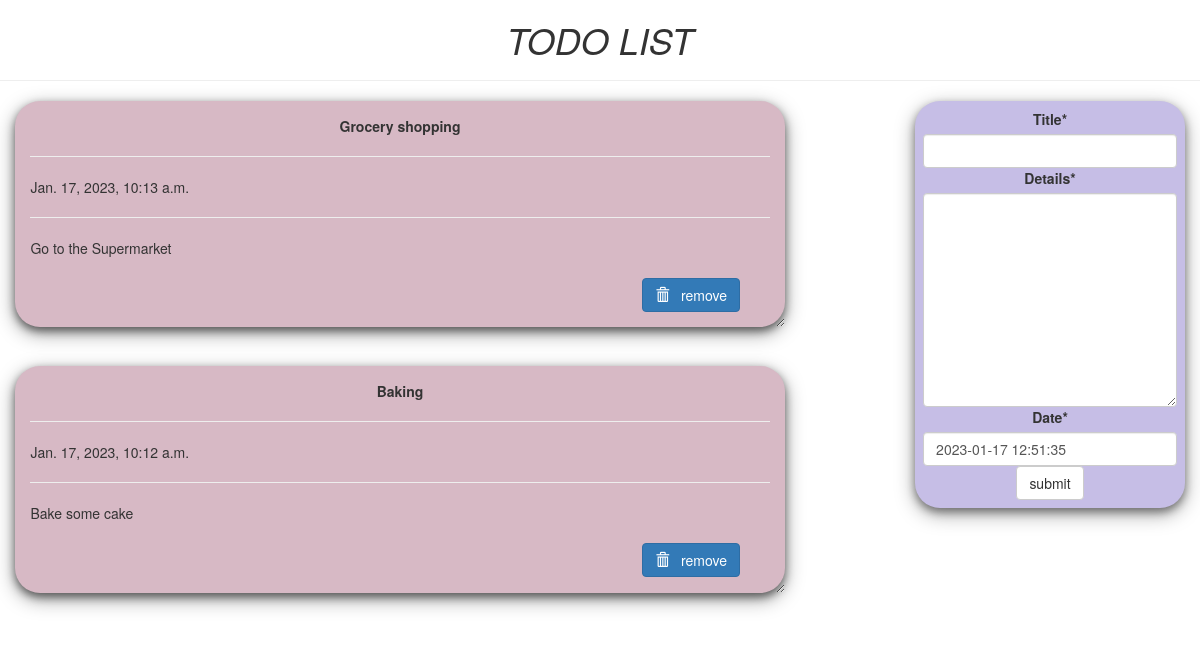
Before: / with the older database file.
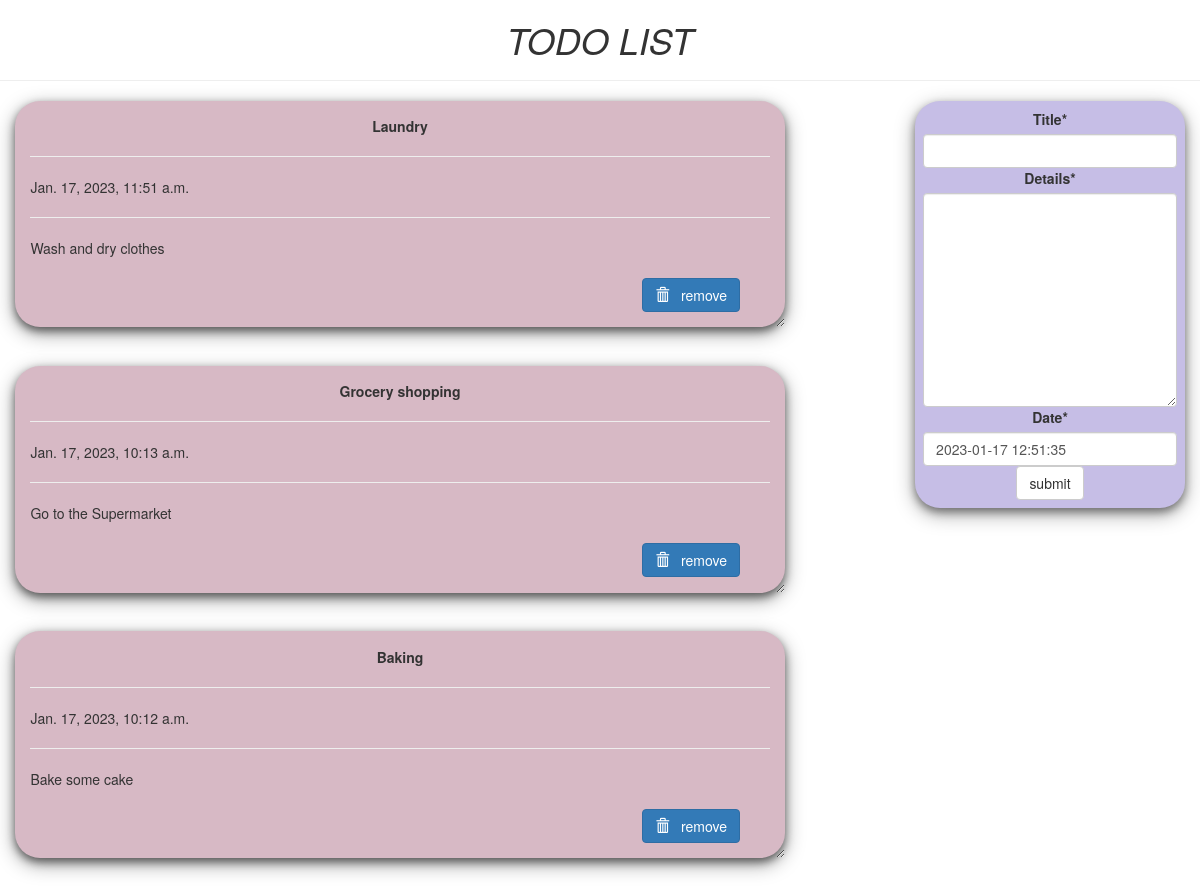
After: the same page with the newer database file.
### todo/models.py (models this page shows, shortened)
class Todo(models.Model):
    title=models.CharField(max_length=100)
    details=models.TextField()
    date=models.DateTimeField(default=timezone.now)

### todo/views.py (the view)
# urls.py: path('', views.index, name="todo"),
def index(request):
	item_list = Todo.objects.order_by("-date")
	if request.method == "POST":
		form = TodoForm(request.POST)
		if form.is_valid():
			form.save()
			return redirect('todo')
	form = TodoForm()
	page = {
			"forms" : form,
			"list" : item_list,
			"title" : "TODO LIST",
		}
	return render(request, 'todo/index.html', page)

### todo/forms.py
class TodoForm(forms.ModelForm):
	class Meta:
		model = Todo
		fields="__all__"

### todo/templates/todo/index.html (shortened to what this page needs)
{% load crispy_forms_tags %}
<!DOCTYPE html>
<html lang="en" dir="ltr">
<head>
  <link rel="stylesheet" href="https://maxcdn.bootstrapcdn.com/bootstrap/3.3.7/css/bootstrap.min.css">
</head>
<body  class="container-fluid">
  <center class="row">
    <h1><i>TODO LIST</i></h1>
    <hr />
  </center>
  <div class="row">
    <div class="col-md-8">
      {% for i in list %}
      <div class="card">
        <center><b>{{i.title}}</b></center>
        <hr/>
        {{i.date}}
        <hr/>
        {{i.details}}
        <br />
        <br />
        <form action="/del/{{i.id}}" method="POST" style=" padding-right: 4%; padding-bottom: 3%;">
          <button value="remove" type="submit"  class="btn btn-primary" style="float: right;"><span class="glyphicon glyphicon-trash"></span> &nbsp; remove</button>
        </form>
      </div>
      {% endfor%}
    </div>
    <div class="col-md-1"> </div>
    <div class="col-md-3" >
      <div  class="submit_form">
      <form  method="POST">
        {{forms|crispy}}
        <center>
        <input type="submit" class="btn btn-default" value="submit" />
      </center>
      </form>
    </div>
  </div>
</div>
</body>
</html>

### todo/templates/todo/index.html (style rules this page uses)
.card { box-shadow: 0 4px 8px 0 rgba(0,0,0,0.5), 0 6px 20px 0 rgba(0,0,0,0.39); background: rgb(215, 185, 197); margin-bottom : 5%; border-radius: 25px; padding : 2%; overflow: auto; resize: both; text-overflow: ellipsis; }
.submit_form { text-align: center; padding: 3%; background: rgb(198, 190, 230); border-radius: 25px; box-shadow: 0 4px 8px 0 rgba(0,0,0,0.4), 0 6px 20px 0 rgba(0,0,0,0.36); }

Changed rows visible on the page:
added Todo: title "Laundry", date "Jan. 17, 2023, 11:51 a.m.", details "Wash and dry clothes"
